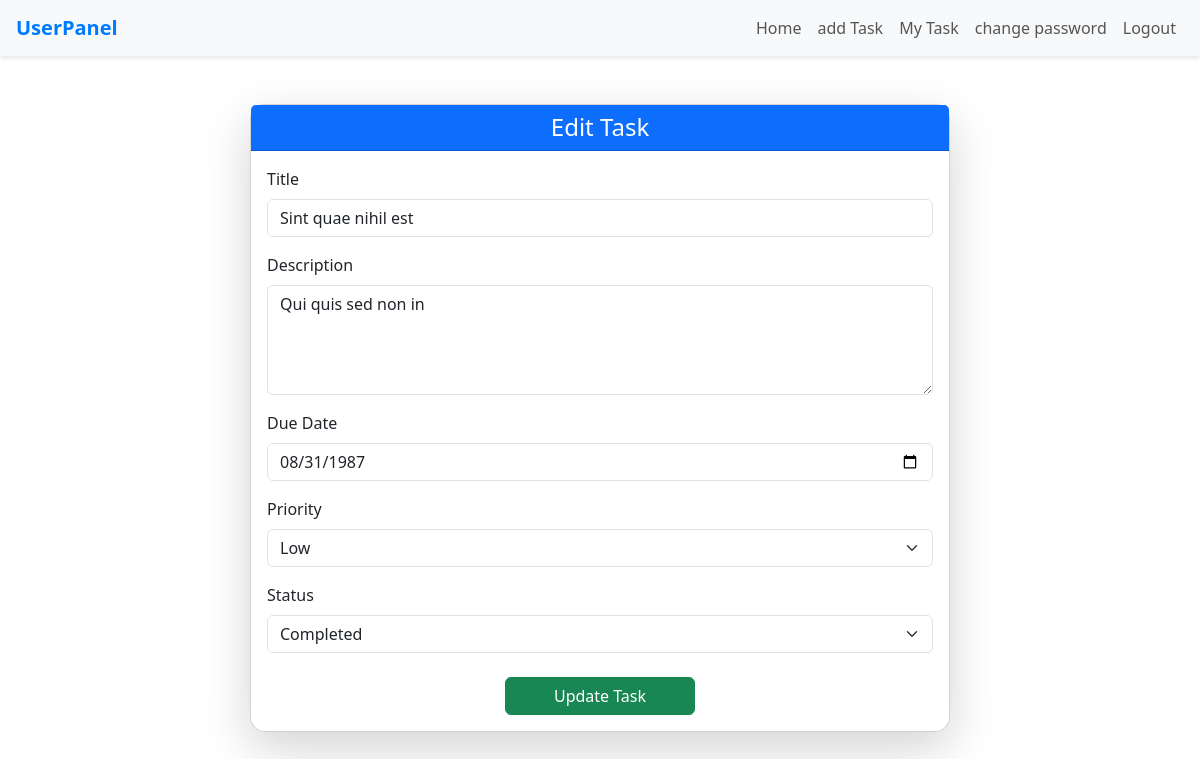
The page /editTask/6 on the database its author committed.
### task_app/models.py (models this page shows)
class taskModel(models.Model):
    my=[
        ('pending','Pending'),
        ('in_progress','InProgress'),
        ('completed','Completed'),
    ]
    user = models.ForeignKey(CustumUserModel, on_delete=models.CASCADE, null=True)
    title = models.CharField(max_length=100, null=True)
    description = models.TextField(null=True)
    due_date = models.DateField(null=True)
    priority = models.CharField(choices=[('low','Low'),('medium','Medium'),('high','High')], max_length=100, null=True)
    status = models.CharField(choices=my, max_length=100, null=True)

### task_app/views.py (the view, shortened to what this page needs)
# urls.py: path('editTask/<str:id>', editTask, name='editTask'),
def editTask(request,id):
    taskData = taskModel.objects.get(id=id)
    return render(request, 'editTask.html', {'task': taskData})

### task_app/templates/editTask.html (shortened to what this page needs)
{% extends 'master.html' %}
{% block body %}
<div class="container py-5">
  <div class="card shadow-lg mx-auto" style="max-width: 700px; border-radius: 15px;">
    <div class="card-header bg-primary text-white text-center">
      <h4 class="mb-0">Edit Task</h4>
    </div>
    <div class="card-body">
      <form method="POST">
        <div class="mb-3">
          <label for="title" class="form-label">Title</label>
          <input type="text" class="form-control" id="title" name="title" value="{{task.title}}" placeholder="Enter task title" required>
        </div>
        <div class="mb-3">
          <label for="description" class="form-label">Description</label>
          <textarea class="form-control" id="description" name="description" rows="4" placeholder="Task details...">{{task.description}}</textarea>
        </div>
        <div class="mb-3">
          <label for="due_date" class="form-label">Due Date</label>
          <input type="date" class="form-control" id="due_date" value="{{task.due_date|date:'Y-m-d'}}" name="due_date" required>
        </div>
        <div class="mb-3">
          <label for="priority" class="form-label">Priority</label>
          <select class="form-select" id="priority" name="priority" required>
            <option value="low" {% if task.priority == 'low' %}
              selected
            {% endif %}>Low</option>
          </select>
        </div>
        <div class="mb-4">
          <label for="status" class="form-label">Status</label>
          <select class="form-select" id="status" name="status" required>
            <option value="completed" {% if task.status == 'completed' %}
              selected
            {% endif %}>Completed</option>
          </select>
        </div>
        <div class="text-center">
          <button type="submit" class="btn btn-success px-5">Update Task</button>
        </div>
      </form>
    </div>
  </div>
</div>
{% endblock %}

### rows shown on the page
taskModel: title "Sint quae nihil est", description "Qui quis sed non in", due_date "08/31/1987", priority "Low", status "Completed"
